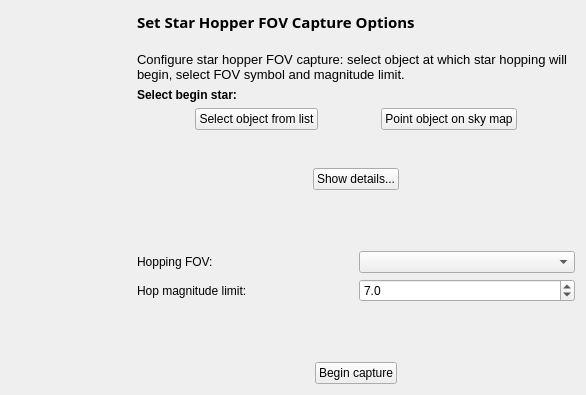
<?xml version="1.0" encoding="UTF-8"?>
<ui version="4.0">
 <class>PWizFovSh</class>
 <widget class="QWidget" name="PWizFovSh">
  <property name="geometry">
   <rect>
    <x>0</x>
    <y>0</y>
    <width>586</width>
    <height>395</height>
   </rect>
  </property>
  <property name="minimumSize">
   <size>
    <width>586</width>
    <height>395</height>
   </size>
  </property>
  <property name="windowTitle">
   <string>Form</string>
  </property>
  <layout class="QHBoxLayout" name="horizontalLayout_4">
   <item>
    <widget class="QLabel" name="banner">
     <property name="sizePolicy">
      <sizepolicy hsizetype="Fixed" vsizetype="Fixed">
       <horstretch>0</horstretch>
       <verstretch>0</verstretch>
      </sizepolicy>
     </property>
     <property name="minimumSize">
      <size>
       <width>120</width>
       <height>360</height>
      </size>
     </property>
     <property name="text">
      <string/>
     </property>
    </widget>
   </item>
   <item>
    <layout class="QVBoxLayout" name="fovShLayout">
     <property name="spacing">
      <number>6</number>
     </property>
     <property name="margin">
      <number>0</number>
     </property>
     <item>
      <widget class="QLabel" name="stepTitle">
       <property name="font">
        <font>
         <family>Sans Serif</family>
         <pointsize>11</pointsize>
         <weight>75</weight>
         <italic>false</italic>
         <bold>true</bold>
         <underline>false</underline>
         <strikeout>false</strikeout>
        </font>
       </property>
       <property name="text">
        <string>Set Star Hopper FOV Capture Options</string>
       </property>
      </widget>
     </item>
     <item>
      <spacer name="vertSpacer1">
       <property name="orientation">
        <enum>Qt::Vertical</enum>
       </property>
       <property name="sizeType">
        <enum>QSizePolicy::Fixed</enum>
       </property>
       <property name="sizeHint" stdset="0">
        <size>
         <width>20</width>
         <height>13</height>
        </size>
       </property>
      </spacer>
     </item>
     <item>
      <widget class="QLabel" name="stepText">
       <property name="text">
        <string>&lt;!DOCTYPE HTML PUBLIC &quot;-//W3C//DTD HTML 4.0//EN&quot; &quot;http://www.w3.org/TR/REC-html40/strict.dtd&quot;&gt;
&lt;html&gt;&lt;head&gt;&lt;meta name=&quot;qrichtext&quot; content=&quot;1&quot; /&gt;&lt;style type=&quot;text/css&quot;&gt;
p, li { white-space: pre-wrap; }
&lt;/style&gt;&lt;/head&gt;&lt;body style=&quot; font-family:'Sans'; font-size:10pt; font-weight:400; font-style:normal;&quot;&gt;
&lt;p style=&quot; margin-top:12px; margin-bottom:12px; margin-left:0px; margin-right:0px; -qt-block-indent:0; text-indent:0px;&quot;&gt;Configure star hopper FOV capture: select object at which star hopping will begin, select FOV symbol and magnitude limit.&lt;/p&gt;&lt;/body&gt;&lt;/html&gt;</string>
       </property>
       <property name="wordWrap">
        <bool>true</bool>
       </property>
      </widget>
     </item>
     <item>
      <widget class="QLabel" name="label_3">
       <property name="font">
        <font>
         <weight>75</weight>
         <bold>true</bold>
        </font>
       </property>
       <property name="text">
        <string>Select begin star:</string>
       </property>
      </widget>
     </item>
     <item>
      <layout class="QHBoxLayout" name="horizontalLayout_3">
       <item>
        <spacer name="horizontalSpacer_3">
         <property name="orientation">
          <enum>Qt::Horizontal</enum>
         </property>
         <property name="sizeHint" stdset="0">
          <size>
           <width>40</width>
           <height>20</height>
          </size>
         </property>
        </spacer>
       </item>
       <item>
        <widget class="QPushButton" name="selectFromListButton">
         <property name="text">
          <string>Select object from list</string>
         </property>
        </widget>
       </item>
       <item>
        <spacer name="horizontalSpacer_4">
         <property name="orientation">
          <enum>Qt::Horizontal</enum>
         </property>
         <property name="sizeHint" stdset="0">
          <size>
           <width>40</width>
           <height>20</height>
          </size>
         </property>
        </spacer>
       </item>
       <item>
        <widget class="QPushButton" name="pointButton">
         <property name="text">
          <string>Point object on sky map</string>
         </property>
        </widget>
       </item>
       <item>
        <spacer name="horizontalSpacer_5">
         <property name="orientation">
          <enum>Qt::Horizontal</enum>
         </property>
         <property name="sizeHint" stdset="0">
          <size>
           <width>40</width>
           <height>20</height>
          </size>
         </property>
        </spacer>
       </item>
      </layout>
     </item>
     <item>
      <widget class="QLabel" name="objInfoLabel">
       <property name="text">
        <string/>
       </property>
       <property name="alignment">
        <set>Qt::AlignCenter</set>
       </property>
      </widget>
     </item>
     <item>
      <spacer name="verticalSpacer_3">
       <property name="orientation">
        <enum>Qt::Vertical</enum>
       </property>
       <property name="sizeType">
        <enum>QSizePolicy::Fixed</enum>
       </property>
       <property name="sizeHint" stdset="0">
        <size>
         <width>20</width>
         <height>12</height>
        </size>
       </property>
      </spacer>
     </item>
     <item>
      <layout class="QHBoxLayout" name="horizontalLayout_2">
       <item>
        <spacer name="horizontalSpacer_6">
         <property name="orientation">
          <enum>Qt::Horizontal</enum>
         </property>
         <property name="sizeHint" stdset="0">
          <size>
           <width>40</width>
           <height>20</height>
          </size>
         </property>
        </spacer>
       </item>
       <item>
        <widget class="QPushButton" name="detailsButton">
         <property name="text">
          <string>Show details...</string>
         </property>
        </widget>
       </item>
       <item>
        <spacer name="horizontalSpacer_7">
         <property name="orientation">
          <enum>Qt::Horizontal</enum>
         </property>
         <property name="sizeHint" stdset="0">
          <size>
           <width>40</width>
           <height>20</height>
          </size>
         </property>
        </spacer>
       </item>
      </layout>
     </item>
     <item>
      <spacer name="verticalSpacer">
       <property name="orientation">
        <enum>Qt::Vertical</enum>
       </property>
       <property name="sizeHint" stdset="0">
        <size>
         <width>20</width>
         <height>40</height>
        </size>
       </property>
      </spacer>
     </item>
     <item>
      <layout class="QGridLayout" name="gridLayout">
       <item row="0" column="0">
        <widget class="QLabel" name="label">
         <property name="text">
          <string>Hopping FOV:</string>
         </property>
        </widget>
       </item>
       <item row="0" column="1">
        <widget class="QComboBox" name="fovCombo"/>
       </item>
       <item row="1" column="0">
        <widget class="QLabel" name="label_2">
         <property name="text">
          <string>Hop magnitude limit:</string>
         </property>
        </widget>
       </item>
       <item row="1" column="1">
        <widget class="QDoubleSpinBox" name="maglimSpinBox">
         <property name="decimals">
          <number>1</number>
         </property>
         <property name="maximum">
          <double>15.000000000000000</double>
         </property>
         <property name="singleStep">
          <double>0.100000000000000</double>
         </property>
         <property name="value">
          <double>7.000000000000000</double>
         </property>
        </widget>
       </item>
      </layout>
     </item>
     <item>
      <spacer name="vertSpacer2">
       <property name="orientation">
        <enum>Qt::Vertical</enum>
       </property>
       <property name="sizeType">
        <enum>QSizePolicy::Expanding</enum>
       </property>
       <property name="sizeHint" stdset="0">
        <size>
         <width>20</width>
         <height>40</height>
        </size>
       </property>
      </spacer>
     </item>
     <item>
      <layout class="QHBoxLayout" name="horizontalLayout">
       <item>
        <spacer name="horizontalSpacer">
         <property name="orientation">
          <enum>Qt::Horizontal</enum>
         </property>
         <property name="sizeHint" stdset="0">
          <size>
           <width>40</width>
           <height>20</height>
          </size>
         </property>
        </spacer>
       </item>
       <item>
        <widget class="QPushButton" name="captureButton">
         <property name="text">
          <string>Begin capture</string>
         </property>
        </widget>
       </item>
       <item>
        <spacer name="horizontalSpacer_2">
         <property name="orientation">
          <enum>Qt::Horizontal</enum>
         </property>
         <property name="sizeHint" stdset="0">
          <size>
           <width>40</width>
           <height>20</height>
          </size>
         </property>
        </spacer>
       </item>
      </layout>
     </item>
    </layout>
   </item>
  </layout>
 </widget>
 <resources/>
 <connections/>
</ui>
